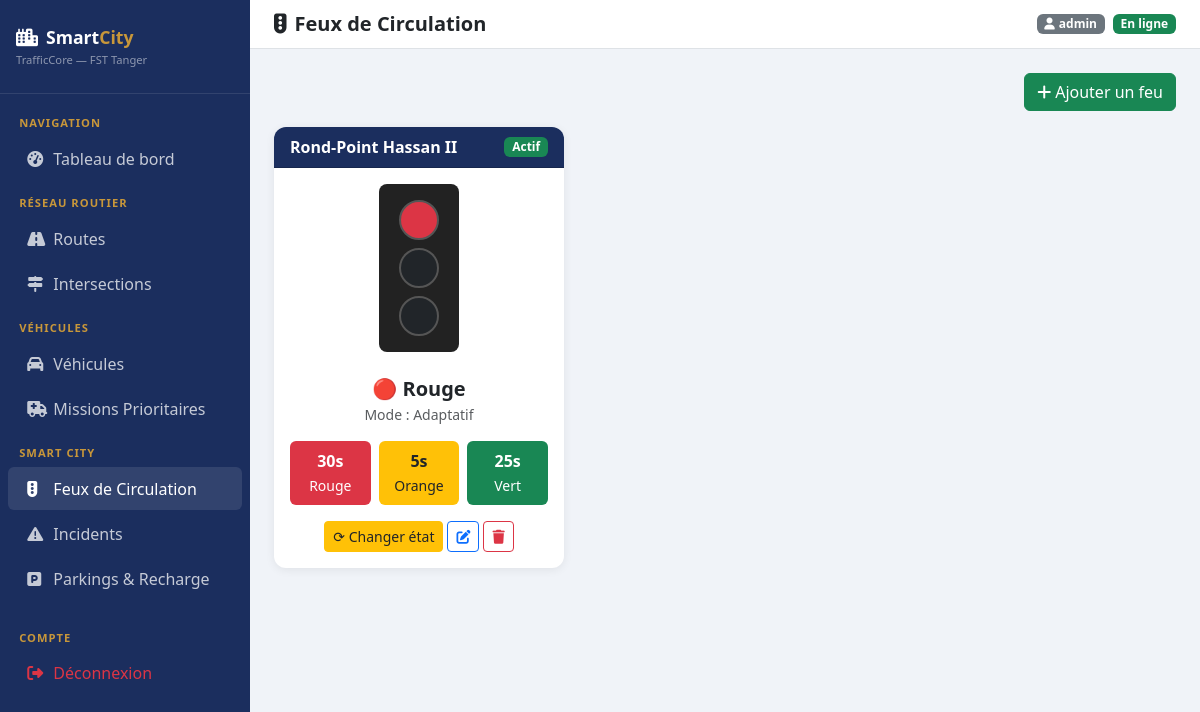
The page /signals/ (signed in) on the database its author committed.
### signals/models.py (models this page shows, shortened)
class FeuCirculation(models.Model):
    ETAT_CHOICES = [('rouge','🔴 Rouge'), ('orange','🟠 Orange'), ('vert','🟢 Vert')]
    MODE_CHOICES = [('fixe','Fixe'), ('adaptatif','Adaptatif')]
    intersection = models.ForeignKey(Intersection, on_delete=models.CASCADE, related_name='feux')
    etat = models.CharField(max_length=10, choices=ETAT_CHOICES, default='rouge')
    duree_rouge = models.IntegerField(default=30, help_text="Durée rouge (secondes)")
    duree_vert = models.IntegerField(default=25, help_text="Durée vert (secondes)")
    duree_orange = models.IntegerField(default=5, help_text="Durée orange (secondes)")
    mode = models.CharField(max_length=15, choices=MODE_CHOICES, default='fixe')
    actif = models.BooleanField(default=True)
    derniere_modif = models.DateTimeField(auto_now=True)
    class Meta: verbose_name = "Feu de Circulation"

### traffic/models.py (models this page shows)
class Intersection(models.Model):
    nom = models.CharField(max_length=100)
    latitude = models.FloatField(default=0)
    longitude = models.FloatField(default=0)
    zone = models.ForeignKey(ZoneUrbaine, on_delete=models.SET_NULL, null=True, blank=True)
    def __str__(self): return self.nom

### signals/views.py (the view)
# urls.py: path('', views.feu_list, name='feu_list'),
@login_required
def feu_list(request):
    feux = FeuCirculation.objects.select_related('intersection').all()
    return render(request, 'signals/feu_list.html', {'feux': feux})

### templates/signals/feu_list.html (shortened to what this page needs)
{% extends 'base.html' %}
{% block page_title %}<i class="fas fa-traffic-light me-2"></i>Feux de Circulation{% endblock %}
{% block content %}
<div class="d-flex justify-content-end mb-3">
    <a href="{% url 'feu_create' %}" class="btn btn-success">
        <i class="fas fa-plus me-1"></i>Ajouter un feu
    </a>
</div>
<div class="row g-3">
{% for feu in feux %}
<div class="col-xl-4 col-md-6">
    <div class="card h-100">
        <div class="card-header d-flex justify-content-between align-items-center">
            <span class="fw-bold">{{ feu.intersection }}</span>
            <span class="badge {% if feu.actif %}bg-success{% else %}bg-secondary{% endif %}">
                {% if feu.actif %}Actif{% else %}Inactif{% endif %}
            </span>
        </div>
        <div class="card-body text-center">
            <div class="d-inline-block p-3 rounded-3 mb-3" style="background:#222;min-width:80px">
                <div class="rounded-circle mx-auto mb-2 {% if feu.etat == 'rouge' %}bg-danger{% else %}bg-dark{% endif %}" style="width:40px;height:40px;border:2px solid #555"></div>
                <div class="rounded-circle mx-auto mb-2 {% if feu.etat == 'orange' %}bg-warning{% else %}bg-dark{% endif %}" style="width:40px;height:40px;border:2px solid #555"></div>
                <div class="rounded-circle mx-auto {% if feu.etat == 'vert' %}bg-success{% else %}bg-dark{% endif %}" style="width:40px;height:40px;border:2px solid #555"></div>
            </div>
            <div class="fw-bold fs-5">{{ feu.get_etat_display }}</div>
            <div class="text-muted small mb-3">Mode : {{ feu.get_mode_display }}</div>
            <div class="row g-2 text-center mb-3">
                <div class="col-4"><div class="p-2 rounded bg-danger text-white"><div class="fw-bold">{{ feu.duree_rouge }}s</div><small>Rouge</small></div></div>
                <div class="col-4"><div class="p-2 rounded bg-warning"><div class="fw-bold">{{ feu.duree_orange }}s</div><small>Orange</small></div></div>
                <div class="col-4"><div class="p-2 rounded bg-success text-white"><div class="fw-bold">{{ feu.duree_vert }}s</div><small>Vert</small></div></div>
            </div>
            <div class="d-flex gap-1 justify-content-center flex-wrap">
                <a href="{% url 'feu_changer' feu.pk %}" class="btn btn-sm btn-warning text-dark">⟳ Changer état</a>
                <a href="{% url 'feu_update' feu.pk %}" class="btn btn-sm btn-outline-primary"><i class="fas fa-edit"></i></a>
                <a href="{% url 'feu_delete' feu.pk %}" class="btn btn-sm btn-outline-danger"><i class="fas fa-trash"></i></a>
            </div>
        </div>
    </div>
</div>
{% endfor %}
</div>
{% endblock %}

### templates/base.html (shortened to what this page needs)
<!DOCTYPE html>
<html lang="fr">
<head>
    <link href="https://cdn.jsdelivr.net/npm/bootstrap@5.3.0/dist/css/bootstrap.min.css" rel="stylesheet">
    <link href="https://cdnjs.cloudflare.com/ajax/libs/font-awesome/6.4.0/css/all.min.css" rel="stylesheet">
</head>
<body>
<div class="sidebar">
    <div class="brand">
        <i class="fas fa-city me-2"></i>Smart<span>City</span>
        <div style="font-size:.7rem;color:rgba(255,255,255,.5);font-weight:400;margin-top:2px">TrafficCore — FST Tanger</div>
    </div>
    <nav class="mt-2">
        <div class="nav-section">Navigation</div>
        <a href="{% url 'dashboard' %}" class="nav-link {% if request.resolver_match.url_name == 'dashboard' %}active{% endif %}">
            <i class="fas fa-tachometer-alt"></i> Tableau de bord
        </a>
        <div class="nav-section">Réseau Routier</div>
        <a href="{% url 'route_list' %}" class="nav-link {% if 'route' in request.resolver_match.url_name %}active{% endif %}">
            <i class="fas fa-road"></i> Routes
        </a>
        <a href="{% url 'intersection_list' %}" class="nav-link {% if 'intersection' in request.resolver_match.url_name %}active{% endif %}">
            <i class="fas fa-map-signs"></i> Intersections
        </a>
        <div class="nav-section">Véhicules</div>
        <a href="{% url 'vehicule_list' %}" class="nav-link {% if 'vehicule' in request.resolver_match.url_name %}active{% endif %}">
            <i class="fas fa-car"></i> Véhicules
        </a>
        <a href="{% url 'mission_list' %}" class="nav-link {% if 'mission' in request.resolver_match.url_name %}active{% endif %}">
            <i class="fas fa-ambulance"></i> Missions Prioritaires
        </a>
        <div class="nav-section">Smart City</div>
        <a href="{% url 'feu_list' %}" class="nav-link {% if 'feu' in request.resolver_match.url_name %}active{% endif %}">
            <i class="fas fa-traffic-light"></i> Feux de Circulation
        </a>
        <a href="{% url 'incident_list' %}" class="nav-link {% if 'incident' in request.resolver_match.url_name %}active{% endif %}">
            <i class="fas fa-exclamation-triangle"></i> Incidents
        </a>
        <a href="{% url 'parking_list' %}" class="nav-link {% if 'parking' in request.resolver_match.url_name %}active{% endif %}">
            <i class="fas fa-parking"></i> Parkings & Recharge
        </a>
        <div class="nav-section mt-3">Compte</div>
        <a href="{% url 'logout' %}" class="nav-link text-danger">
            <i class="fas fa-sign-out-alt"></i> Déconnexion
        </a>
    </nav>
</div>
<div class="main-content">
    <div class="topbar">
        <h5 class="mb-0 fw-bold text-navy">{% block page_title %}Dashboard{% endblock %}</h5>
        <div class="d-flex align-items-center gap-2">
            <span class="badge bg-secondary"><i class="fas fa-user me-1"></i>{{ request.user.username }}</span>
            <span class="badge bg-success">En ligne</span>
        </div>
    </div>
    {% block content %}{% endblock %}
</div>
</body>
</html>

### templates/base.html (style rules this page uses)
:root { --navy: #1B2E5E; --sky: #4A90C4; --gold: #C8973A; --sidebar-w: 250px; }
body { background: #f0f3f8; font-family: 'Segoe UI', sans-serif; }
.sidebar { width: var(--sidebar-w); min-height: 100vh; background: var(--navy); position: fixed; top: 0; left: 0; z-index: 100; overflow-y: auto; }
.sidebar .brand { padding: 1.5rem 1rem; border-bottom: 1px solid rgba(255,255,255,.1); color: white; font-weight: 700; font-size: 1.1rem; }
.sidebar .brand span { color: var(--gold); }
.sidebar .nav-link { color: rgba(255,255,255,.75); padding: .6rem 1.2rem; border-radius: 6px; margin: 2px 8px; transition: all .2s; }
.sidebar .nav-link:hover, .sidebar .nav-link.active { background: rgba(255,255,255,.1); color: white; }
.sidebar .nav-link i { width: 22px; }
.sidebar .nav-section { color: var(--gold); font-size: .7rem; font-weight: 700; text-transform: uppercase; padding: .8rem 1.2rem .2rem; letter-spacing: 1px; }
.main-content { margin-left: var(--sidebar-w); padding: 1.5rem; }
.topbar { background: white; padding: .75rem 1.5rem; margin: -1.5rem -1.5rem 1.5rem; border-bottom: 1px solid #dee2e6; display: flex; align-items: center; justify-content: space-between; }
.card { border: none; border-radius: 12px; box-shadow: 0 2px 10px rgba(0,0,0,.07); }
.card-header { background: var(--navy); color: white; border-radius: 12px 12px 0 0 !important; }

### rows shown on the page
FeuCirculation: intersection "Rond-Point Hassan II", actif "Actif", etat "🔴 Rouge", mode "Adaptatif", duree_rouge "30", duree_orange "5", duree_vert "25"

### other values the page prints
{{ request.user.username }} "admin"
